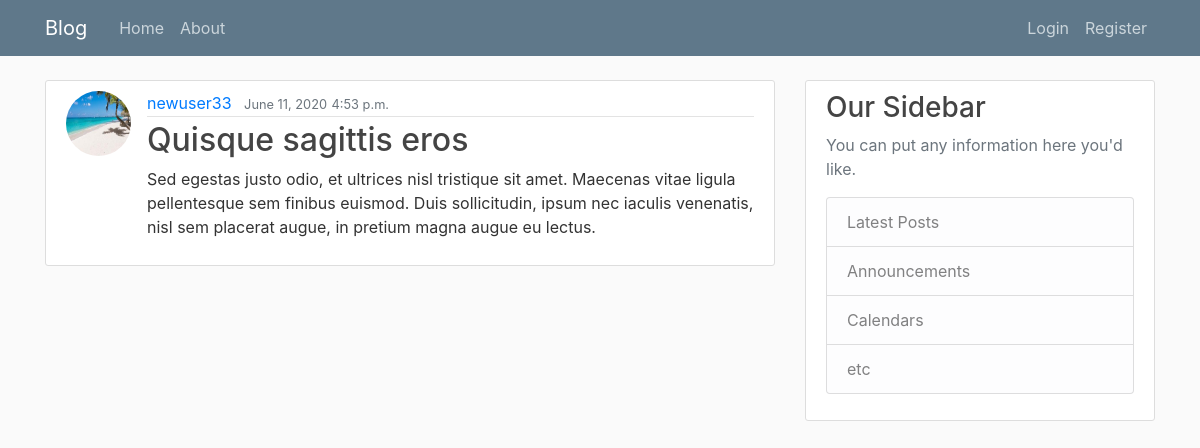
The page /post/13/ on the database its author committed.
### blog/models.py (models this page shows, shortened)
class BlogPost(models.Model):
    author = models.ForeignKey(User, on_delete=models.CASCADE)
    date_posted = models.DateField(default=timezone.now)
    time_posted = models.TimeField(default=timezone.now)
    title = models.CharField(max_length=100)
    content = models.TextField()

### users/models.py (models this page shows, shortened)
class Profile(models.Model):
    user = models.OneToOneField(User, on_delete=models.CASCADE)
    image = models.ImageField(default='default_user.jpg',
                              upload_to='profile_pics')

### blog/views.py (the view)
# urls.py: path('post/<int:pk>/', PostDetailView.as_view(), name='post-detail'),
class PostDetailView(DetailView):
    model = BlogPost
    template_name = 'post_detail.html'

### blog/templates/post_detail.html (shortened to what this page needs)
{% extends 'site_base.html' %}
{% block content %}
    <article class="media content-section">
        <img class="rounded-circle article-img" src="{{ object.author.profile.image.url }}" alt="User Profile Pic">
        <div class="media-body">
            <div class="article-metadata">
                <a class="mr-2" href="#">{{ object.author }}</a>
                <small class="text-muted">{{ object.date_posted }}</small>
                <small class="text-muted post_time">{{ object.time_posted }}</small>
            </div>
            <h2 class="article-title">{{ object.title }}</h2>
            <p class="article-content">{{ object.content }}</p>
        </div>
    </article>
{% endblock content %}

### blog/static/css/blog.css (style rules this page uses)
body { background: #fafafa; color: #333333; margin-top: 5rem; }
h1, h2, h3, h4, h5, h6 { color: #444444; }
.content-section { background: #ffffff; padding: 10px 20px; border: 1px solid #dddddd; border-radius: 3px; margin-bottom: 20px; }
.article-title { color: #444444; }
.article-content { white-space: pre-line; }
.article-img { height: 65px; width: 65px; margin-right: 16px; }
.article-metadata { padding-bottom: 1px; margin-bottom: 4px; border-bottom: 1px solid #e3e3e3 }

### rows shown on the page
BlogPost: author.profile.image (picture), author "newuser33", date_posted "June 11, 2020", time_posted "4:53 p.m.", title "Quisque sagittis eros", content "Sed egestas justo odio, et ultrices nisl tristique sit amet. Maecenas vitae ligula pellentesque sem finibus euismod. Duis sollicitudin, ipsum nec iaculis venenatis, nisl sem placerat augue, in pretium magna augue eu lectus."
